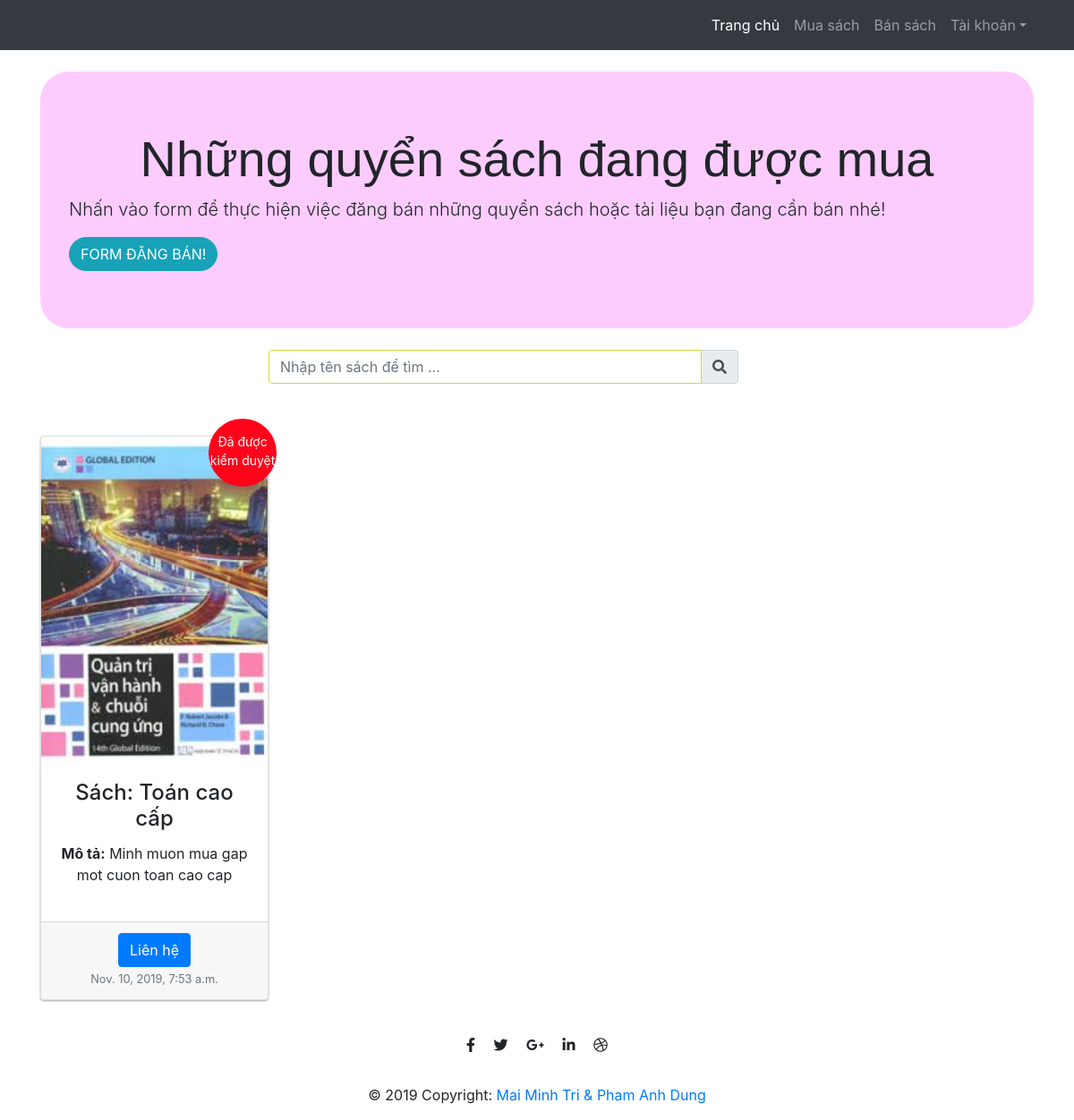
The app's page /buying_selling/sell/ with its own data.
### buying_selling/models.py (models this page shows, shortened)
class DangMua(models.Model):
    product_name = models.CharField(max_length=250)
    cover = models.ImageField(upload_to='images/')
    description = models.TextField()
    link_Facebook = models.URLField(null = True)
    created_on = models.DateTimeField(auto_now_add=True,null=True)
    status = models.IntegerField(choices=STATUS, default=0)
    class Meta:
        ordering = ['-created_on']

### buying_selling/views.py (the view)
# urls.py: path('sell/',views.SellView,name='sell'),
def SellView(request):
    if 'q' in request.POST and request.POST['q']:
        q = request.POST['q']
        buying_products = DangMua.objects.filter(product_name__icontains=q,status=1).order_by('-created_on')
    else:
        buying_products = DangMua.objects.filter(status=1).order_by('-created_on')
    template = 'sell.html'
    return render(request,template,{'buying_products':buying_products})

### buying_selling/templates/sell.html (shortened to what this page needs)
{% extends 'base.html' %}
{% block content %}
<!DOCTYPE html>
<html>
    <head>
       {% load static %}
        <link rel="stylesheet" href="https://maxcdn.bootstrapcdn.com/bootstrap/4.0.0/css/bootstrap.min.css"
 />
        <link rel="stylesheet" href="{% static 'css/buy_sell.css' %}" />
        <link rel="stylesheet" href="https://use.fontawesome.com/releases/v5.8.1/css/all.css"
>
    </head>
    <body>
        <main>
            <div class="container">
                <header class="jumbotron my-4" style="background-color: rgba(246, 0, 255, 0.2);border-radius: 2rem">
                  <h1 class="display-4" style="font-family: Arial, Helvetica, sans-serif">Những quyển sách đang được mua</h1>
                  <p class="lead">Nhấn vào form để thực hiện việc đăng bán những quyển sách hoặc tài liệu bạn đang cần bán nhé!</p>
                  <a href="{% url 'dangban' %}" class="btn btn-info" style="border-radius: 2rem">FORM ĐĂNG BÁN!</a>
                </header>
                <form action="/buying_selling/sell/" method="post" class="col-lg-6" style="margin-left: 20vw">
                  <div class="input-group md-form form-sm form-2 pl-0">
                    <input class="form-control my-0 py-1 lime-border" type="text" placeholder="Nhập tên sách để tìm ..." aria-label="Search" name ="q">
                    <div class="input-group-append" type="submit" value="Search">
                      <span class="input-group-text lime lighten-2" id="basic-text1"><i class="fas fa-search text-grey" aria-hidden="true"></i></span>
                    </div>
                  </div>
                </form>
                <div class="row text-center">
                {% for item in buying_products %}
                  <div class="col-lg-3 col-md-6 mb-4">
                    <div class="card h-100">
                      <img class="card-img-top" src="{{ item.cover.url }}" alt="">
                      <div class="card-body">
                        <h4 class="card-title">Sách: {{ item.product_name }}</h4>
                        <span class="card-text"><strong>Mô tả:</strong> {{ item.description }}</span>
                        <span class="card-notify-year">{{ item.get_status_display }}</span>
                      </div>
                      <div class="card-footer">
                        <a href="#" class="btn btn-primary">Liên hệ</a>
                        <p class="card-text"><small class="text-muted">{{ item.created_on }}</small></p>
                      </div>
                    </div>
                  </div>
                {% endfor %}
                </div>
            </div>
        </main>
    </body>
{% endblock %}

### accounts/static/css/buy_sell.css (style rules this page uses)
h1 { font-family: "Lato", sans-serif; font-weight: 400; font-size: 1.6rem; line-height: 9; text-align: center; font-weight: bold; }
body { background: url('https://source.unsplash.com/twukN12EN7c/1920x1080') no-repeat center center fixed; -webkit-background-size: cover; -moz-background-size: cover; background-size: cover; -o-background-size: cover; }
.card { box-shadow: 0 1px 3px rgba(0,0,0,0.12), 0 1px 2px rgba(0,0,0,0.24); transition: all 0.2s ease-in-out; box-sizing: border-box; margin-top:10px; margin-bottom:10px; background-color:#FFF; }
.card img { width:100%; }
.row.text-center { padding-top: 3rem; }
.card-notify-year { position: absolute; right: -10px; top: -20px; background: #ff031b; border-radius: 50%; text-align: center; color: #fff; font-size: 14px; width: 30%; height: 12%; padding: 15px 0 0 0; }
.input-group.md-form.form-sm.form-2 input { border: 1px solid #bdbdbd; border-top-left-radius: 0.25rem; border-bottom-left-radius: 0.25rem; }
.input-group.md-form.form-sm.form-2 input.lime-border { border: 1px solid #cddc39; }

### records on screen
DangMua: cover (picture), product_name "Toán cao cấp", description "Minh muon mua gap mot cuon toan cao cap", status "Đã được kiểm duyệt", created_on "Nov. 10, 2019, 7:53 a.m."
